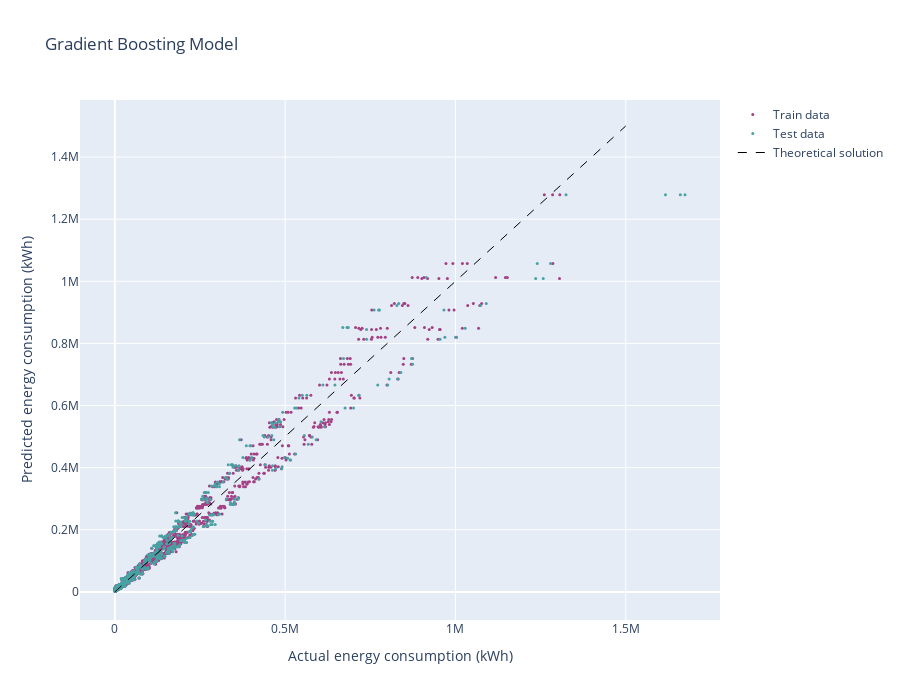

Here is the notebook cell this chart was saved with:
### Markdown cell above
## Gradient Boosting

### Code cell
X, y = gdf_data[best_columns_gb], gdf_data.energy

X = X.rename(columns=dict_col_names)

X_train, X_test, y_train, y_test = train_test_split(
    X, y, test_size=0.3, random_state=13
)

params = {
    "n_estimators": 800,
    "max_depth": 6,
    "min_samples_split": 5,
    "learning_rate": 0.01,
    "loss": "squared_error",
}

reg = ensemble.GradientBoostingRegressor(**params)
reg.fit(X_train, y_train)

mse = mean_squared_error(y_test, reg.predict(X_test))
r2_train = r2_score(y_train, reg.predict(X_train))
r2 = r2_score(y_test, reg.predict(X_test))
print("The mean squared error (MSE) on test set: {:.4f}".format(mse))
print("The R2 score (R2) on train set: {:.4f}".format(r2_train))
print("The R2 score (R2) on test set: {:.4f}".format(r2))

feature_importance = reg.feature_importances_
sorted_idx = np.argsort(feature_importance)
pos = np.arange(sorted_idx.shape[0]) + 0.5
fig = plt.figure(figsize=(12, 6))
plt.subplot(1, 2, 1)
plt.barh(pos, feature_importance[sorted_idx], align="center")
plt.yticks(pos, np.array(X.columns)[sorted_idx])
plt.title("Feature Importance (MDI)")

result = permutation_importance(
    reg, X_test, y_test, n_repeats=10, random_state=42, n_jobs=2
)
sorted_idx = result.importances_mean.argsort()
plt.subplot(1, 2, 2)
plt.boxplot(
    result.importances[sorted_idx].T,
    vert=False,
    labels=np.array(X.columns)[sorted_idx],
)
plt.title("Permutation Importance (test set)")
fig.tight_layout()
plt.show()

fig = go.Figure()

fig.add_trace(go.Scatter(x=y_train, y=reg.predict(X_train),
                    mode='markers',
                    name='Train data',
                    marker = {'color': '#A34184',
                              'size': 3}))

fig.add_trace(go.Scatter(x=y_test, y=reg.predict(X_test),
                    mode='markers',
                    name='Test data',
                    marker = {'color': '#49A1A3',
                              'size': 3}))

fig.add_trace(go.Scatter(x=[0, 1.5e6], y=[0, 1.5e6],
                    mode='lines',
                    name='Theoretical solution',
                    line=dict(color='black', 
                              width=1,
                              dash='dash')))

fig.update_layout(
    width=900,
    height=700,
    title="Gradient Boosting Model",
    xaxis_title="Actual energy consumption (kWh)", 
    yaxis_title="Predicted energy consumption (kWh)"
)

### Figure 1 — Plotly figure (JSON) as saved in the notebook; plotly's stock layout.template omitted (floating-point values rounded to 4 significant figures; data arrays with more than 128 entries replaced by an {"elided": "..."} marker saying what was removed)
{"data": [{"marker": {"color": "#A34184", "size": 3}, "mode": "markers", "name": "Train data", "type": "scatter", "x": {"elided": "1607 float values"}, "y": {"elided": "1607 float values"}}, {"marker": {"color": "#49A1A3", "size": 3}, "mode": "markers", "name": "Test data", "type": "scatter", "x": {"elided": "689 float values"}, "y": {"elided": "689 float values"}}, {"line": {"color": "black", "dash": "dash", "width": 1}, "mode": "lines", "name": "Theoretical solution", "type": "scatter", "x": [0, 1500000], "y": [0, 1500000]}], "layout": {"height": 700, "title": {"text": "Gradient Boosting Model"}, "width": 900, "xaxis": {"title": {"text": "Actual energy consumption (kWh)"}}, "yaxis": {"title": {"text": "Predicted energy consumption (kWh)"}}}}
